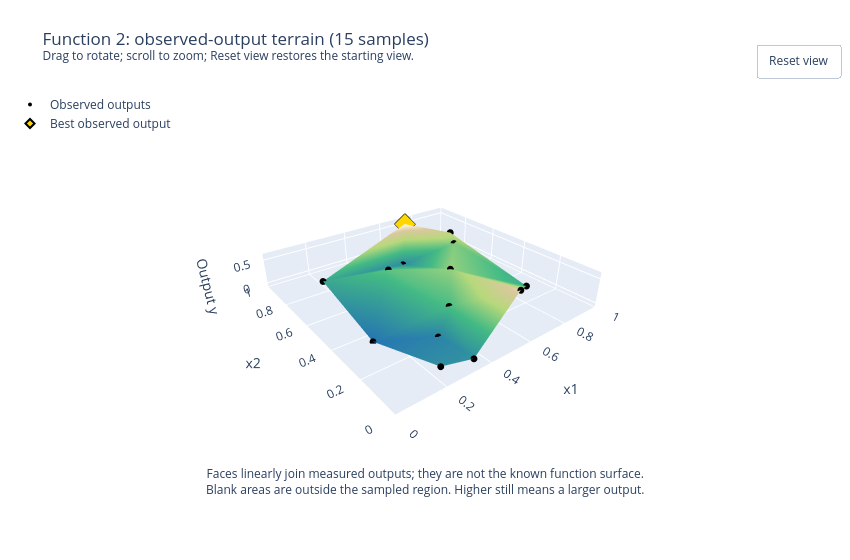

Notebook source saved alongside this figure:
### Code cell
# This renderer joins measured heights; it does not fit a model.
terrain_fig = plot_observed_terrain(
    review["inputs"].to_numpy(), review["outputs"].to_numpy(),
    title=f"Function {FUNCTION_NUMBER}: observed-output terrain ({len(review['data'])} samples)",
    save_to=FIGURES_DIR / "observed-output-terrain.html", **TERRAIN_SETTINGS,
)
terrain_fig.show(config={**PLOT_CONFIG, "responsive": TERRAIN_SETTINGS["width"] is None})

### Figure 1 — Plotly figure (JSON) as saved in the notebook; plotly's stock layout.template omitted (floating-point values rounded to 4 significant figures)
{"data": [{"colorscale": [[0, "#2475b0"], [0.4, "#42b983"], [0.65, "#b6d77a"], [0.85, "#d9c69c"], [1, "#fffde0"]], "flatshading": true, "hoverinfo": "skip", "i": [8, 4, 11, 8, 3, 12, 3, 4, 0, 0, 6, 5, 6, 6, 4, 9, 5, 3, 10, 9], "intensity": [0.539, 0.4206, -0.06562, 0.294, 0.215, 0.02311, 0.2446, 0.03875, -0.01386, 0.6112, 0.2834, 0.0311, 0.1561, 0.1312, 0.3225], "intensitymode": "vertex", "j": [11, 8, 8, 4, 12, 3, 5, 0, 12, 4, 5, 6, 4, 13, 6, 10, 9, 9, 9, 3], "k": [7, 7, 2, 2, 1, 14, 14, 14, 14, 7, 13, 14, 14, 2, 2, 13, 13, 5, 1, 1], "name": "Joined observations", "showscale": false, "type": "mesh3d", "x": [0.6658, 0.8778, 0.1427, 0.8453, 0.4546, 0.5777, 0.4382, 0.3417, 0.3386, 0.7026, 0.775, 0.2282, 0.8356, 0.1795, 0.6362], "y": [0.124, 0.7786, 0.349, 0.7111, 0.2905, 0.772, 0.685, 0.0287, 0.2139, 0.9266, 0.95, 0.06664, 0.2329, 0.8087, 0.4956], "z": [0.539, 0.4206, -0.06562, 0.294, 0.215, 0.02311, 0.2446, 0.03875, -0.01386, 0.6112, 0.2834, 0.0311, 0.1561, 0.1312, 0.3225]}, {"customdata": [0.539, 0.4206, -0.06562, 0.294, 0.215, 0.02311, 0.2446, 0.03875, -0.01386, 0.6112, 0.2834, 0.0311, 0.1561, 0.1312, 0.3225], "hovertemplate": "x1=%{x:.4f}<br>x2=%{y:.4f}<br>Output y=%{customdata:.3e}<extra></extra>", "marker": {"color": "black", "size": 4}, "mode": "markers", "name": "Observed outputs", "type": "scatter3d", "x": [0.6658, 0.8778, 0.1427, 0.8453, 0.4546, 0.5777, 0.4382, 0.3417, 0.3386, 0.7026, 0.775, 0.2282, 0.8356, 0.1795, 0.6362], "y": [0.124, 0.7786, 0.349, 0.7111, 0.2905, 0.772, 0.685, 0.0287, 0.2139, 0.9266, 0.95, 0.06664, 0.2329, 0.8087, 0.4956], "z": [0.539, 0.4206, -0.06562, 0.294, 0.215, 0.02311, 0.2446, 0.03875, -0.01386, 0.6112, 0.2834, 0.0311, 0.1561, 0.1312, 0.3225]}, {"customdata": [0.6112], "hovertemplate": "Best observed output: %{customdata:.3e}<extra></extra>", "marker": {"color": "gold", "line": {"color": "black", "width": 2}, "size": 7, "symbol": "diamond"}, "mode": "markers", "name": "Best observed output", "type": "scatter3d", "x": [0.7026], "y": [0.9266], "z": [0.6112]}], "layout": {"annotations": [{"showarrow": false, "text": "Faces linearly join measured outputs; they are not the known function surface.<br>Blank areas are outside the sampled region. Higher still means a larger output.", "x": 0.5, "xref": "paper", "y": -0.08, "yref": "paper"}], "autosize": false, "height": 560, "legend": {"x": 0, "y": 1}, "margin": {"b": 90, "l": 10, "r": 10, "t": 90}, "scene": {"aspectmode": "manual", "aspectratio": {"x": 1, "y": 1, "z": 0.16}, "camera": {"center": {"x": 0, "y": 0, "z": 0}, "eye": {"x": -1.05, "y": -1.35, "z": 0.9}, "projection": {"type": "perspective"}, "up": {"x": 0, "y": 0, "z": 1}}, "dragmode": "orbit", "xaxis": {"range": [0, 1], "title": {"text": "x1"}}, "yaxis": {"range": [0, 1], "title": {"text": "x2"}}, "zaxis": {"nticks": 3, "tickmode": "auto", "title": {"text": "Output y"}}}, "title": {"text": "Function 2: observed-output terrain (15 samples)<br><sup>Drag to rotate; scroll to zoom; Reset view restores the starting view.</sup>"}, "updatemenus": [{"buttons": [{"args": [{"scene.camera": {"center": {"x": 0, "y": 0, "z": 0}, "eye": {"x": -1.05, "y": -1.35, "z": 0.9}, "projection": {"type": "perspective"}, "up": {"x": 0, "y": 0, "z": 1}}}], "label": "Reset view", "method": "relayout"}], "showactive": false, "type": "buttons", "x": 1, "xanchor": "right", "y": 1.12, "yanchor": "top"}], "width": 850}}
